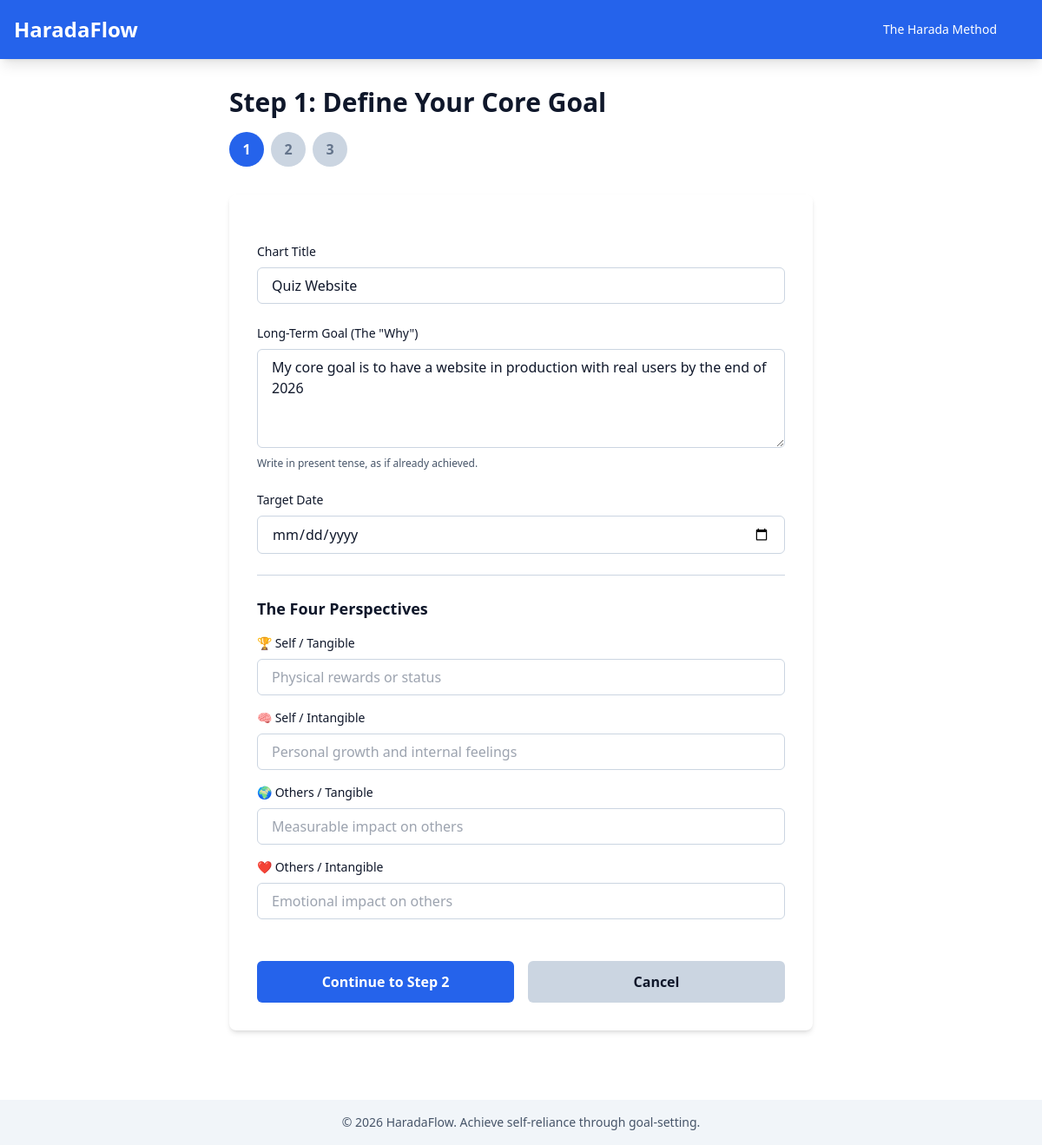
The app's page /wizard/1/step1/, older data.
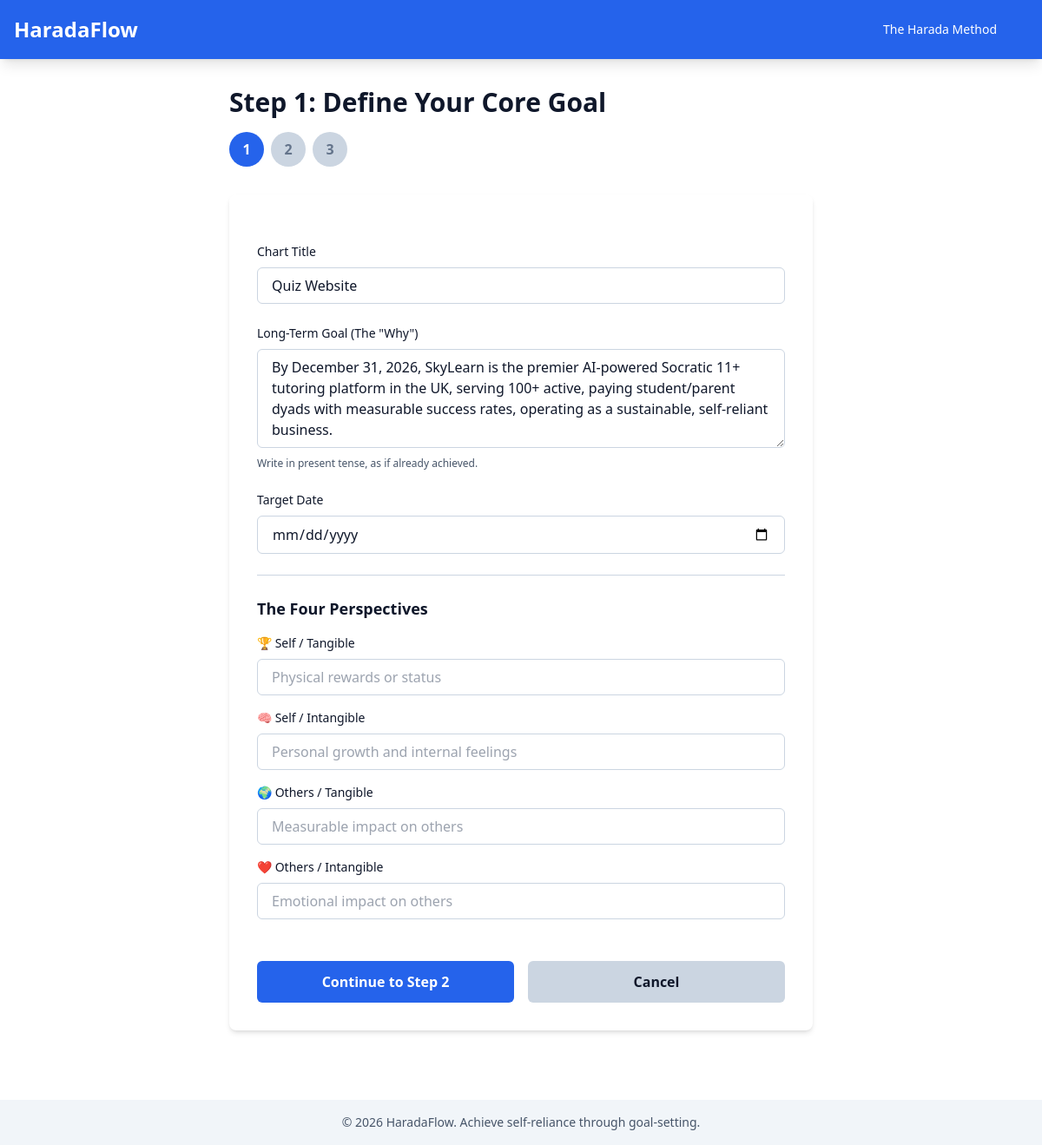
The same page, newer data.
### charts/models.py (models this page shows, shortened)
class HaradaChart(models.Model):
    user = models.ForeignKey(
        User, on_delete=models.CASCADE, related_name="harada_charts"
    )
    title = models.CharField(max_length=255)
    core_goal = models.TextField(help_text="The long-term goal")
    target_date = models.DateField()
    is_draft = models.BooleanField(
        default=True, help_text="True while completing wizard steps"
    )
    perspectives = models.JSONField(
        default=dict,
        help_text="Four perspectives: self_tangible, self_intangible, others_tangible, others_intangible",
    )
    created_at = models.DateTimeField(auto_now_add=True)
    updated_at = models.DateTimeField(auto_now=True)
    class Meta:
        ordering = ["-created_at"]

### wizard/views.py (the view, shortened to what this page needs)
# urls.py: path("<chart_id>/step1/", views.wizard_step1, name="wizard_step1"),
def wizard_step1(request, chart_id):
    chart = _get_chart(request, chart_id)
    if not chart:
        return redirect('home')
    if hasattr(chart, 'id') and isinstance(chart.id, int) and str(chart_id).startswith('temp_'):
        return redirect('wizard_step1', chart_id=chart.id)
    return render(request, "wizard/step1.html", {"chart": chart})

### config/context_processors.py (called while the page is built)
def clerk_context(request):
    return {
        'clerk_publishable_key': settings.CLERK_PUBLISHABLE_KEY,
    }

### templates/wizard/step1.html (shortened to what the changed rows need)
{% extends 'base.html' %}
{% block content %}
<div class="max-w-2xl mx-auto">
    <div class="mb-8">
        <h2 class="text-3xl font-bold mb-4">Step 1: Define Your Core Goal</h2>
    </div>
    <form method="post" class="bg-white dark:bg-slate-800 rounded-lg shadow-md p-8 space-y-6">
        <div>
            <label for="title" class="block text-sm font-medium mb-2">Chart Title</label>
            <input type="text" id="title" name="title" value="{{ chart.title }}" required class="w-full px-4 py-2 border border-slate-300 dark:border-slate-600 rounded-md dark:bg-slate-700">
        </div>
        <div>
            <label for="core_goal" class="block text-sm font-medium mb-2">Long-Term Goal (The "Why")</label>
            <textarea id="core_goal" name="core_goal" rows="4" required class="w-full px-4 py-2 border border-slate-300 dark:border-slate-600 rounded-md dark:bg-slate-700">{{ chart.core_goal }}</textarea>
            <p class="text-xs text-slate-600 dark:text-slate-400 mt-1">Write in present tense, as if already achieved.</p>
        </div>
        <div>
            <label for="target_date" class="block text-sm font-medium mb-2">Target Date</label>
            <input type="date" id="target_date" name="target_date" value="{{ chart.target_date }}" required class="w-full px-4 py-2 border border-slate-300 dark:border-slate-600 rounded-md dark:bg-slate-700">
        </div>
    </form>
</div>
{% endblock %}

Row changes from the older to the newer data that the page shows:
changed HaradaChart "Quiz Website": core_goal "My core goal is to have a website in production with real users by the end of 2026" → "By December 31, 2026, SkyLearn is the premier AI-powered Socratic 11+ tutoring platform in the UK, serving 100+ active, paying student/parent dyads with measurable success rates, operating as a sustainable, self-reliant business."
